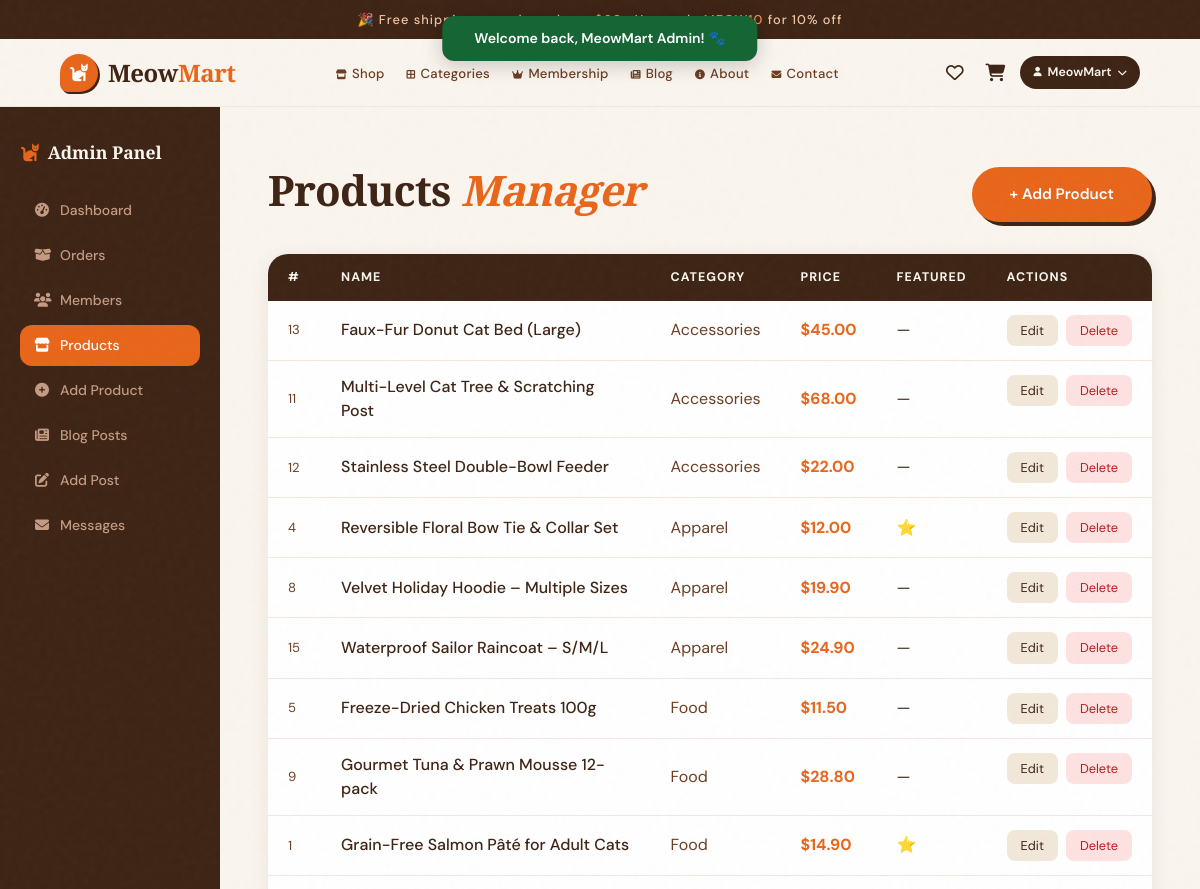
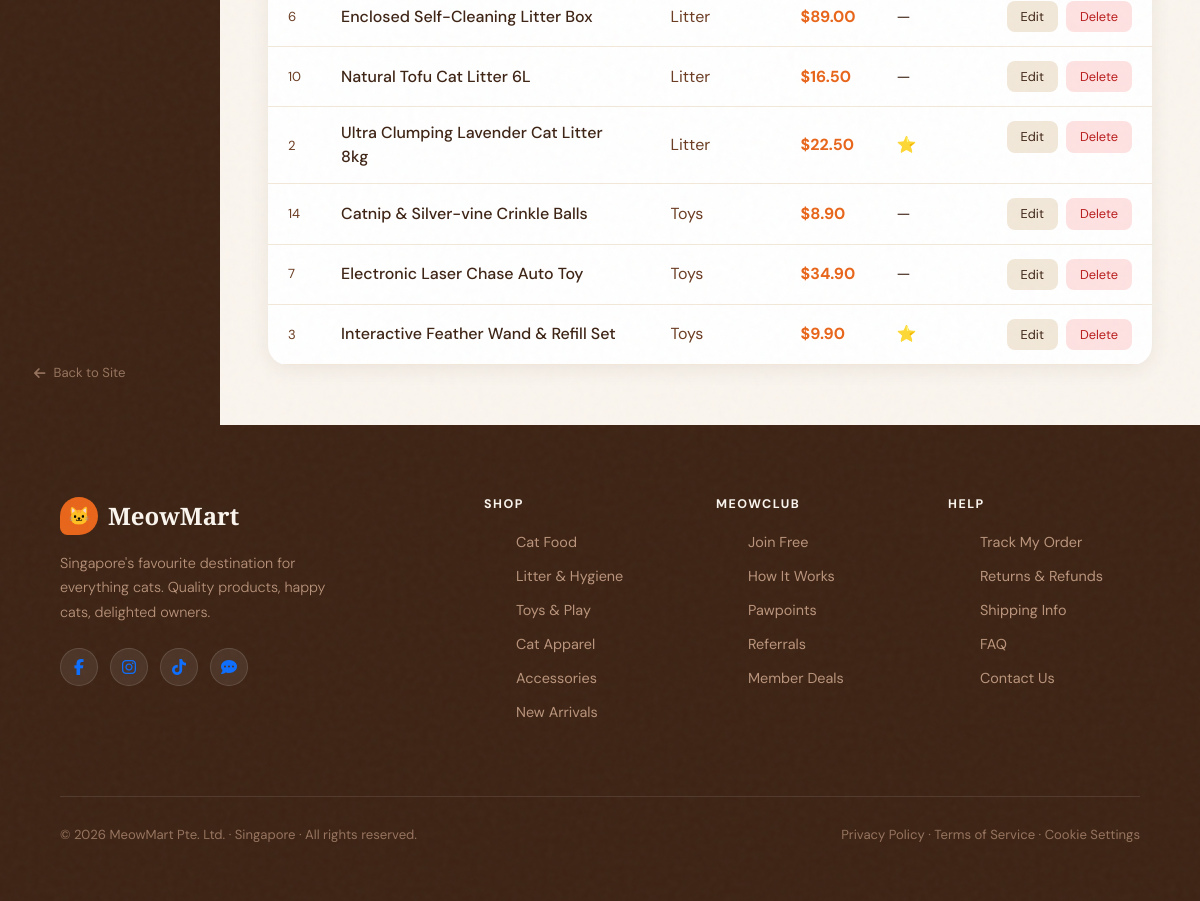
/admin/products.php (signed in), run on the app's committed database (2 pictures, top to bottom).
### tables this page shows
CREATE TABLE products (
    id          INT UNSIGNED   AUTO_INCREMENT PRIMARY KEY,
    name        VARCHAR(200)   NOT NULL,
    category    VARCHAR(50)    NOT NULL,
    price       DECIMAL(8,2)   NOT NULL,
    description TEXT           DEFAULT NULL,
    is_featured TINYINT(1)     NOT NULL DEFAULT 0,
    created_at  TIMESTAMP      DEFAULT CURRENT_TIMESTAMP
);

### includes/functions.php (called while the page is built, shortened)
<?php
function _init_session(\PDO $pdo): void
{
    $cfg = config();
    if (session_status() === PHP_SESSION_ACTIVE) return;
}
function config(): array
{
    static $cfg = null;
    if ($cfg === null) {
        $file = __DIR__ . '/../config/config.php';
        $cfg = require $file;
    }
    return $cfg;
}
function base_url(string $path = ''): string
{
    $base = rtrim(config()['base_url'] ?? '', '/');
    $path = ltrim($path, '/');
    return $path === '' ? ($base ?: '') : $base . '/' . $path;
}
function h(?string $v): string
{
    return htmlspecialchars((string)$v, ENT_QUOTES, 'UTF-8');
}
function get_flash(): ?array
{
    $f = $_SESSION['flash'] ?? null;
    return $f;
}
function current_user(): ?array        { return $_SESSION['user'] ?? null; }
function money(float $amount): string
{
    return '$' . number_format($amount, 2);
}
function wishlist_items(): array
{
    return $_SESSION['wishlist'];
}
function wishlist_count(): int { return count(wishlist_items()); }
function cart_count(): int
{
    return array_sum(array_column($_SESSION['cart'] ?? [], 'qty'));
}

### config/config.php (called while the page is built)
<?php
return [
    'db_host'   => '127.0.0.1',
    'db_name'   => 'meowmart',
    'db_user'   => 'root',
    'db_pass'   => '',
    'site_name' => 'MeowMart',
    'base_url'  => '',
    'mail_enabled'   => false,
    'mail_host'      => 'smtp.gmail.com',
    'mail_port'      => 587,
    'mail_username'  => 'your@gmail.com',
    'mail_password'  => 'your_app_password',
    'mail_from'      => 'no-reply@meowmart.com.sg',
    'mail_from_name' => 'MeowMart',
    'mail_encryption'=> 'tls',
    'session_db'           => false,
    'session_lifetime'     => 3600,
    'session_security_code'=> 'meowmart_session_secret_xyz_2025',
    'session_table'        => 'session_data',
];

### admin/products.php (the view, shortened to what this page needs)
<?php
require_once __DIR__ . '/../includes/functions.php';
$pdo = db();
$products = $pdo->query('SELECT * FROM products ORDER BY category, name')->fetchAll();
require_once __DIR__ . '/../includes/header.php';
?>
<div style="display:flex;min-height:80vh;flex-wrap:wrap;">
  <?php include __DIR__ . '/sidebar.php'; ?>
  <section style="flex:1;padding:60px 48px;overflow-x:auto;">
    <div style="display:flex;align-items:center;justify-content:space-between;margin-bottom:32px;">
      <h1 class="section-title">Products <em>Manager</em></h1>
      <a href="<?= h(base_url('admin/product_form.php')) ?>" class="btn-primary" style="text-decoration:none;">+ Add Product</a>
    </div>
    <table style="width:100%;border-collapse:collapse;background:var(--white);border-radius:20px;overflow:hidden;box-shadow:0 4px 20px rgba(61,35,20,.08);">
      <thead style="background:var(--brown);color:var(--cream);">
        <tr>
          <?php foreach (['#','Name','Category','Price','Featured','Actions'] as $h): ?>
            <th style="padding:14px 20px;text-align:left;font-size:.78rem;font-weight:700;letter-spacing:.08em;text-transform:uppercase;"><?= $h ?></th>
          <?php endforeach; ?>
        </tr>
      </thead>
      <tbody>
        <?php foreach ($products as $p): ?>
        <tr style="border-bottom:1px solid var(--warm);">
          <td style="padding:14px 20px;color:var(--brown-md);font-size:.82rem;"><?= $p['id'] ?></td>
          <td style="padding:14px 20px;font-weight:500;color:var(--brown);"><?= h($p['name']) ?></td>
          <td style="padding:14px 20px;color:var(--brown-md);"><?= h($p['category']) ?></td>
          <td style="padding:14px 20px;color:var(--orange);font-weight:700;"><?= money((float)$p['price']) ?></td>
          <td style="padding:14px 20px;"><?= $p['is_featured'] ? '⭐' : '—' ?></td>
          <td style="padding:14px 20px;display:flex;gap:8px;">
            <a href="<?= h(base_url('admin/product_form.php?id=' . $p['id'])) ?>"
               style="background:var(--warm);border-radius:8px;padding:6px 14px;font-size:.8rem;text-decoration:none;color:var(--brown);">Edit</a>
            <form method="POST" onsubmit="return confirm('Delete this product?')">
              <button type="submit" style="background:#fee2e2;border:none;border-radius:8px;padding:6px 14px;font-size:.8rem;cursor:pointer;color:#b91c1c;">Delete</button>
            </form>
          </td>
        </tr>
        <?php endforeach; ?>
      </tbody>
    </table>
  </section>
</div>
<?php require_once __DIR__ . '/../includes/footer.php'; ?>

### includes/header.php (shortened to what this page needs)
<?php
require_once __DIR__ . '/functions.php';
$flash     = get_flash();
?>
<!DOCTYPE html>
<html lang="en" class="no-js">
<head>
  <link href="https://cdn.jsdelivr.net/npm/bootstrap@5.3.3/dist/css/bootstrap.min.css"
        rel="stylesheet"
 />
  <link rel="stylesheet"
        href="https://cdnjs.cloudflare.com/ajax/libs/font-awesome/6.5.1/css/all.min.css"
 />
  <link rel="stylesheet" href="<?= h(base_url('assets/css/style.css')) ?>" />
</head>
<body>
<?php if ($flash): ?>
<div role="status" aria-live="polite"
     style="position:fixed;top:16px;left:50%;transform:translateX(-50%);z-index:10000;
            background:<?= $flash['type']==='error'?'#b91c1c':'#166534' ?>;
            color:#fff;padding:12px 32px;border-radius:12px;
            font-family:'DM Sans',sans-serif;font-size:.88rem;font-weight:600;
            box-shadow:0 4px 20px rgba(0,0,0,.2);">
  <?= h($flash['message']) ?>
</div>
<?php endif; ?>
<div class="site-header">
  <div class="announcement text-center" role="note">
    🎉 Free shipping on orders above <span>$60</span> · Use code <span>MEOW10</span> for 10% off
  </div>
  <?php include __DIR__ . '/navbar.php'; ?>
</div>
<main id="main-content">

### includes/navbar.php (shortened to what this page needs)
<?php
$user      = current_user();
$firstName = '';
if ($user) {
    $firstName = explode(' ', trim($user['name']))[0];
}
?>
<nav class="navbar-shell" aria-label="Main navigation">
  <a href="<?= h(base_url('index.php')) ?>" class="nav-logo" aria-label="MeowMart home">
    <div class="paw" aria-hidden="true"><i class="fa-solid fa-cat"></i></div>
    <div class="brand">Meow<span>Mart</span></div>
  </a>
  <ul class="nav-links list-unstyled mb-0" role="list">
    <li><a href="<?= h(base_url('shop/products.php')) ?>"><i class="fa-solid fa-store fa-xs"></i> Shop</a></li>
    <li><a href="<?= h(base_url('index.php')) ?>#categories"><i class="fa-solid fa-border-all fa-xs"></i> Categories</a></li>
    <li><a href="<?= h(base_url('index.php')) ?>#membership"><i class="fa-solid fa-crown fa-xs"></i> Membership</a></li>
    <li><a href="<?= h(base_url('content/blog.php')) ?>"><i class="fa-solid fa-newspaper fa-xs"></i> Blog</a></li>
    <li><a href="<?= h(base_url('content/about.php')) ?>"><i class="fa-solid fa-circle-info fa-xs"></i> About</a></li>
    <li><a href="<?= h(base_url('content/contact.php')) ?>"><i class="fa-solid fa-envelope fa-xs"></i> Contact</a></li>
  </ul>
  <div class="nav-actions">
    <a href="<?= h(base_url('shop/wishlist.php')) ?>" class="nav-icon"
       aria-label="Wishlist<?= wishlist_count() > 0 ? ' ('.wishlist_count().' items)' : '' ?>">
      <i class="fa-<?= wishlist_count() > 0 ? 'solid' : 'regular' ?> fa-heart"></i>
    </a>
    <a href="<?= h(base_url('shop/cart.php')) ?>" class="nav-icon"
       aria-label="Cart<?= cart_count() > 0 ? ' ('.cart_count().' items)' : '' ?>">
      <i class="fa-solid fa-cart-shopping"></i>
    </a>
    <div class="nav-user-area">
      <?php if ($user): ?>
        <button class="nav-user-btn" id="userMenuTrigger"
                aria-haspopup="true" aria-expanded="false" aria-controls="userDropdown"
                title="<?= h($user['name']) ?>">
          <span class="nav-username"><?= h($firstName) ?></span>
        </button>
      <?php endif; ?>
    </div>
  </div>
</nav>

### admin/sidebar.php (shortened to what this page needs)
<aside style="width:220px;background:var(--brown);padding:32px 20px;display:flex;flex-direction:column;gap:4px;flex-shrink:0;min-height:80vh;">
  <p style="font-family:'Playfair Display',serif;font-size:1.1rem;font-weight:900;color:var(--cream);margin-bottom:20px;display:flex;align-items:center;gap:8px;">
    <i class="fa-solid fa-cat" style="color:var(--orange);"></i> Admin Panel
  </p>
  <?php
  $links = [
    ['dashboard.php',    'fa-gauge-high',   'Dashboard'],
    ['orders.php',       'fa-box-open',     'Orders'],
    ['users.php',        'fa-users',        'Members'],
    ['products.php',     'fa-store',        'Products'],
    ['product_form.php', 'fa-plus-circle',  'Add Product'],
    ['blog_posts.php',   'fa-newspaper',    'Blog Posts'],
    ['blog_form.php',    'fa-pen-to-square','Add Post'],
    ['messages.php',     'fa-envelope',     'Messages'],
  ];
  $current = basename($_SERVER['PHP_SELF']);
  foreach ($links as [$file, $icon, $label]):
    $active = $current === $file;
  ?>
  <a href="<?= h(base_url('admin/' . $file)) ?>"
     style="text-decoration:none;padding:10px 14px;border-radius:12px;font-size:.875rem;font-weight:500;
            display:flex;align-items:center;gap:10px;transition:background .2s;
            color:<?= $active ? '#fff' : 'rgba(240,196,168,.75)' ?>;
            background:<?= $active ? 'var(--orange)' : 'transparent' ?>;"
     onmouseover="if(!<?= $active ? 'true' : 'false' ?>) this.style.background='rgba(255,255,255,.08)'"
     onmouseout="if(!<?= $active ? 'true' : 'false' ?>) this.style.background='transparent'">
    <i class="fa-solid <?= $icon ?>" style="width:16px;text-align:center;"></i> <?= $label ?>
  </a>
  <?php endforeach; ?>
  <div style="flex:1;"></div>
  <a href="<?= h(base_url('index.php')) ?>"
     style="text-decoration:none;padding:10px 14px;border-radius:12px;font-size:.82rem;
            color:rgba(240,196,168,.5);display:flex;align-items:center;gap:8px;">
    <i class="fa-solid fa-arrow-left"></i> Back to Site
  </a>
</aside>

### includes/footer.php (shortened to what this page needs)
</main>
<footer>
  <div class="footer-grid">
    <div class="footer-brand">
      <div class="logo">
        <div class="paw">🐱</div>
        <div class="name">MeowMart</div>
      </div>
      <p>Singapore's favourite destination for everything cats. Quality products, happy cats, delighted owners.</p>
      <div class="social-links">
        <a class="social-btn" href="#" aria-label="Visit our Facebook page"><i class="fa-brands fa-facebook-f"></i></a>
        <a class="social-btn" href="#" aria-label="Visit our Instagram page"><i class="fa-brands fa-instagram"></i></a>
        <a class="social-btn" href="#" aria-label="Visit our TikTok page"><i class="fa-brands fa-tiktok"></i></a>
        <a class="social-btn" href="#" aria-label="Chat with customer support"><i class="fa-solid fa-comment-dots"></i></a>
      </div>
    </div>
    <div class="footer-col">
      <h4>Shop</h4>
      <ul>
        <li><a href="<?= h(base_url('shop/products.php?cat=food')) ?>">Cat Food</a></li>
        <li><a href="<?= h(base_url('shop/products.php?cat=litter')) ?>">Litter & Hygiene</a></li>
        <li><a href="<?= h(base_url('shop/products.php?cat=toys')) ?>">Toys & Play</a></li>
        <li><a href="<?= h(base_url('shop/products.php?cat=apparel')) ?>">Cat Apparel</a></li>
        <li><a href="<?= h(base_url('shop/products.php?cat=accessories')) ?>">Accessories</a></li>
        <li><a href="<?= h(base_url('shop/products.php')) ?>">New Arrivals</a></li>
      </ul>
    </div>
    <div class="footer-col">
      <h4>MeowClub</h4>
      <ul>
        <li><a href="<?= h(base_url('account/register.php')) ?>">Join Free</a></li>
        <li><a href="<?= h(base_url('content/about.php')) ?>">How It Works</a></li>
        <li><a href="#">Pawpoints</a></li>
        <li><a href="#">Referrals</a></li>
        <li><a href="#">Member Deals</a></li>
      </ul>
    </div>
    <div class="footer-col">
      <h4>Help</h4>
      <ul>
        <li><a href="<?= h(base_url('shop/orders.php')) ?>">Track My Order</a></li>
        <li><a href="#">Returns & Refunds</a></li>
        <li><a href="#">Shipping Info</a></li>
        <li><a href="#">FAQ</a></li>
        <li><a href="<?= h(base_url('content/contact.php')) ?>">Contact Us</a></li>
      </ul>
    </div>
  </div>
  <div class="footer-bottom">
    <p>© <?= date('Y') ?> MeowMart Pte. Ltd. · Singapore · All rights reserved.</p>
    <p>Privacy Policy · Terms of Service · Cookie Settings</p>
  </div>
</footer>
</body>
</html>

### data on the page
products: id "13", name "Faux-Fur Donut Cat Bed (Large)", category "Accessories", price "$45.00"
products: id "11", name "Multi-Level Cat Tree & Scratching Post", category "Accessories", price "$68.00"
products: id "12", name "Stainless Steel Double-Bowl Feeder", category "Accessories", price "$22.00"
products: id "4", name "Reversible Floral Bow Tie & Collar Set", category "Apparel", price "$12.00"
products: id "8", name "Velvet Holiday Hoodie – Multiple Sizes", category "Apparel", price "$19.90"
products: id "15", name "Waterproof Sailor Raincoat – S/M/L", category "Apparel", price "$24.90"
products: id "5", name "Freeze-Dried Chicken Treats 100g", category "Food", price "$11.50"
products: id "9", name "Gourmet Tuna & Prawn Mousse 12-pack", category "Food", price "$28.80"
products: id "1", name "Grain-Free Salmon Pâté for Adult Cats", category "Food", price "$14.90"
products: id "6", name "Enclosed Self-Cleaning Litter Box", category "Litter", price "$89.00"
products: id "10", name "Natural Tofu Cat Litter 6L", category "Litter", price "$16.50"
products: id "2", name "Ultra Clumping Lavender Cat Litter 8kg", category "Litter", price "$22.50"
products: id "14", name "Catnip & Silver-vine Crinkle Balls", category "Toys", price "$8.90"
products: id "7", name "Electronic Laser Chase Auto Toy", category "Toys", price "$34.90"
products: id "3", name "Interactive Feather Wand & Refill Set", category "Toys", price "$9.90"

### other printed values
$flash['message'] "Welcome back, MeowMart Admin! 🐾"
$firstName "MeowMart"
$label "Dashboard"
$label "Orders"
$label "Members"
$label "Products"
$label "Add Product"
$label "Blog Posts"
$label "Add Post"
$label "Messages"
$h "#"
$h "NAME"
$h "CATEGORY"
$h "PRICE"
$h "FEATURED"
